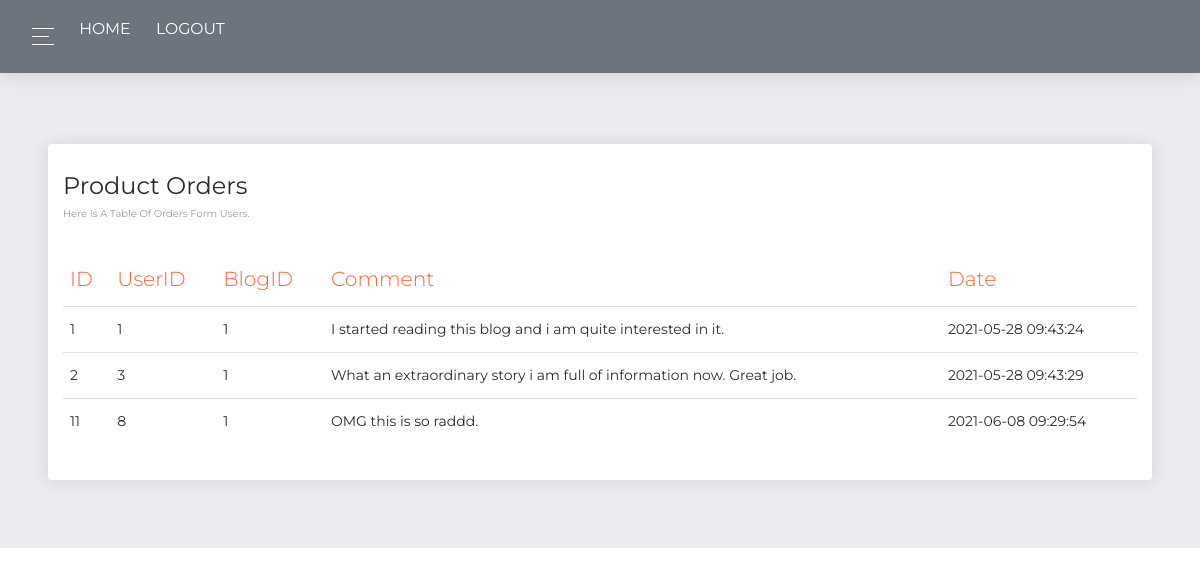
The app's page /admin-panel.php?page=comments&blogfcommid=1 (signed in) with its own data.
### tables this page shows
CREATE TABLE `comments` (
  `id` int(11) NOT NULL,
  `id_user` int(11) NOT NULL,
  `id_blogs` int(11) NOT NULL,
  `comment` varchar(255) NOT NULL,
  `date` timestamp NOT NULL DEFAULT CURRENT_TIMESTAMP ON UPDATE CURRENT_TIMESTAMP
);

### models/functions.php (called while the page is built, shortened)
<?php
function getcommentsbyID($ID){
    global $conn;
    $rez = $conn->prepare("SELECT * From comments where id_blogs = $ID");
    $rez->bindParam(":ID",$ID);
    $rez->execute();
    $r = $rez->fetchAll();
   return $r;
}

### views/admin-panel/pages/comments.php (the view)
<div class="content pt-5">
    <div class="row">
      <div class="col-md-12">
        <div class="card">
          <div class="card-header">
            <h4 class="card-title"> Product Orders</h4>
            <p class="category"> Here is a table of orders form users.</p>
          </div>
          <div class="card-body">
            <div class="table-responsive">
              <table class="table">
                <thead class=" text-primary">
                  <th>ID</th>
                  <th>UserID
                  </th>
                  <th>BlogID
                  </th>
                  <th>Comment
                  </th>
                  <th>Date
                </th>
                </thead>
                <tbody>
                    <?php
                    if (isset($_GET['blogfcommid'])):
                      $ID = $_GET['blogfcommid'];
                    $com = getcommentsbyID($ID);
                   foreach($com as $comments):
                    ?>
                    <tr>
                      <td><?=$comments->id?></td>
                      <td><?=$comments->id_user?></td>
                      <td><?=$comments->id_blogs?></td>
                      <td><?=$comments->comment?></td>
                      <td><?=$comments->date?></td>
                    </tr>
                   <?php
                   endforeach;
                   endif;
                   ?>
                </tbody>
              </table>
            </div>
          </div>
        </div>
      </div>
    </div>
  </div>

### records on screen
comments: id "1", id_user "1", id_blogs "1", comment "I started reading this blog and i am quite interested in it.", date "2021-05-28 09:43:24"
comments: id "2", id_user "3", id_blogs "1", comment "What an extraordinary story i am full of information now. Great job.", date "2021-05-28 09:43:29"
comments: id "11", id_user "8", id_blogs "1", comment "OMG this is so raddd.", date "2021-06-08 09:29:54"
